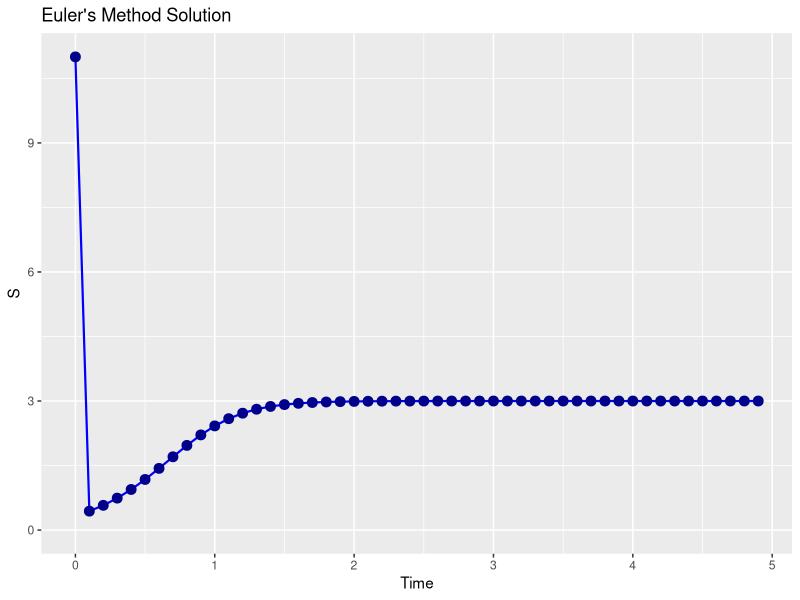

Reproduce this figure in R.
### Function euler.R
### Modified: 2/6/14
### Purpose: Solve a one dimensional differential equation with Euler's method

### Output:  
### time: Output vector of times
### population: Estimated solution from Euler's method.

### The following values can be modified as needed

#### 1) Information about the equation (parameters, initial conditions)
parameters = c(r = 1.2, k = 3)   # parameters: a named vector
initialCondition = c(11)   # initial condition
variableName='S'
### 2) Time values
deltaT = 0.1    # timestep length
timeSteps = 50   # must be a number greater than 1 

### 3) Output file names (a plot and values)
outPlotName = 'test.pdf'  # pdf name of the file you need
outSolnFileName = 'solution.txt'


### 4) You need to have a function of your dynamics dy/dt = f(t,y)
dynamics <- function (t, state,parameters) {
  with(as.list(c(state, parameters)), {
  
    ### Modify this line of code for your dynamics
    dSdt = r*S*(k-S)
    print(dSdt)
  return(dSdt)
})
}


############ everything else below the line just plots the solution
nSolns = length(initialCondition)  # Determine how many initial conditions we have
time = seq(from=0,by=deltaT,length.out=timeSteps)  # the output time vector

outSolutions=array(0,dim=c(1,3))  # Vector of times out

for (j in 1:nSolns) {
  
  newP =  initialCondition[j] # The updated value
  names(newP)=variableName;  # Assign the variable name to the 

  outSolutions=rbind(outSolutions,c(time[1],initialCondition[j],j))
  
  
  
  for (i in 2:timeSteps) {
    oldP = newP
    newP =  dynamics(t,oldP,parameters)*deltaT+oldP   # Your differential equation goes here.
    outSolutions=rbind(outSolutions,c(time[i],newP,j))
  }
  
}

# Remove the first row of outSolutions
outSolutions=outSolutions[-1,];
outSolutions=unname(outSolutions)
# ggplot2 
library(ggplot2) 
colnames(outSolutions)=c("time","value","run")

# create factors with value labels 

#pdf(file = outPlotName)

outPlot=ggplot(data.frame(outSolutions), aes(x=time, y=value,group=run))+
        geom_line(size=0.75,color='blue')+geom_point(size=3,color='darkblue')+
  
  labs(title="Euler's Method Solution",x="Time",y=variableName)+

  ### Expand the graph to make sure axes cross at (0,0)
  expand_limits(y=0)
print(outPlot)
#dev.off()


write.table(format(outSolutions,digits=3), file = outSolnFileName, sep = "\t",qmethod = "double",quote=FALSE,row.names=FALSE,col.names=TRUE)
